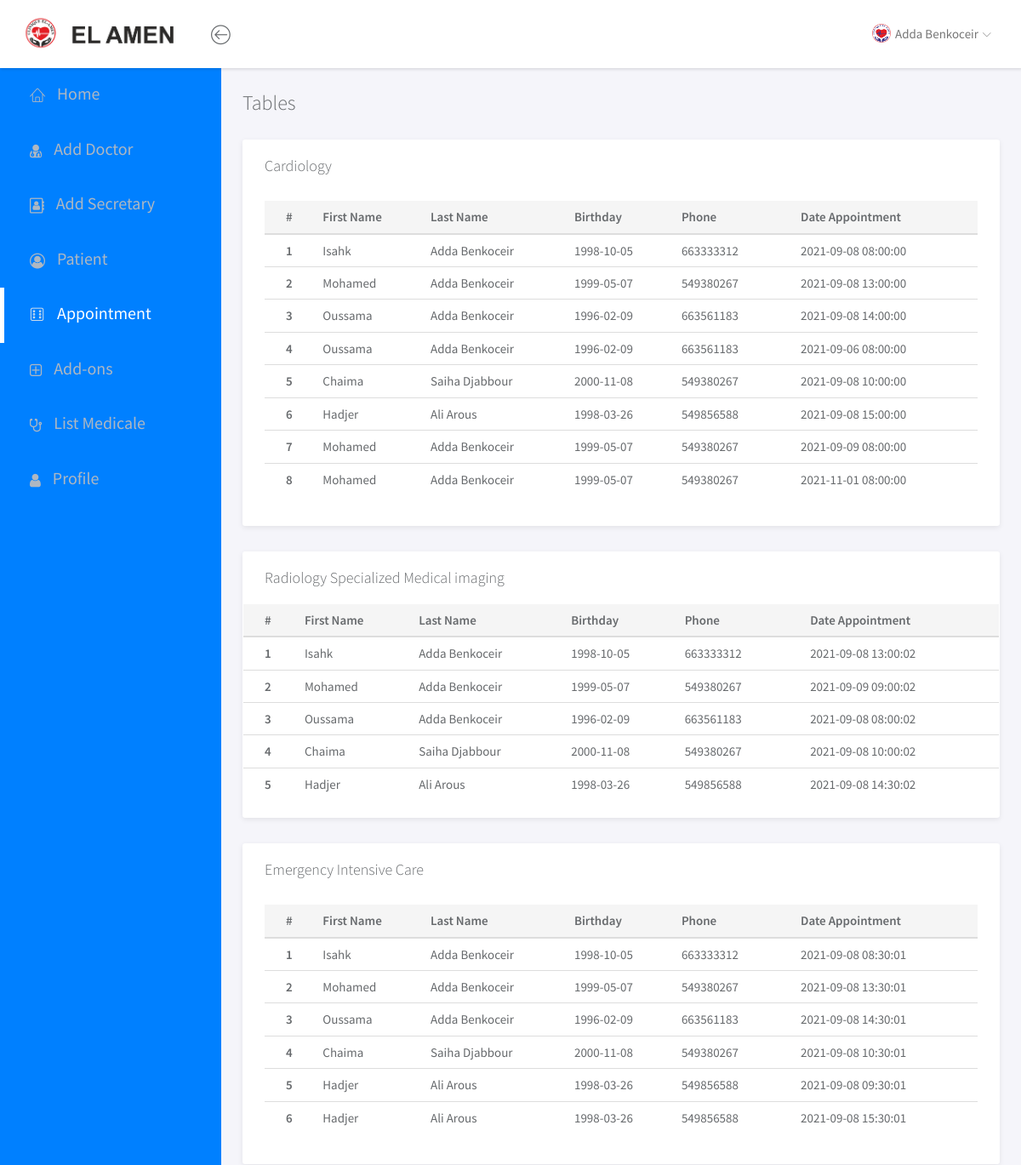
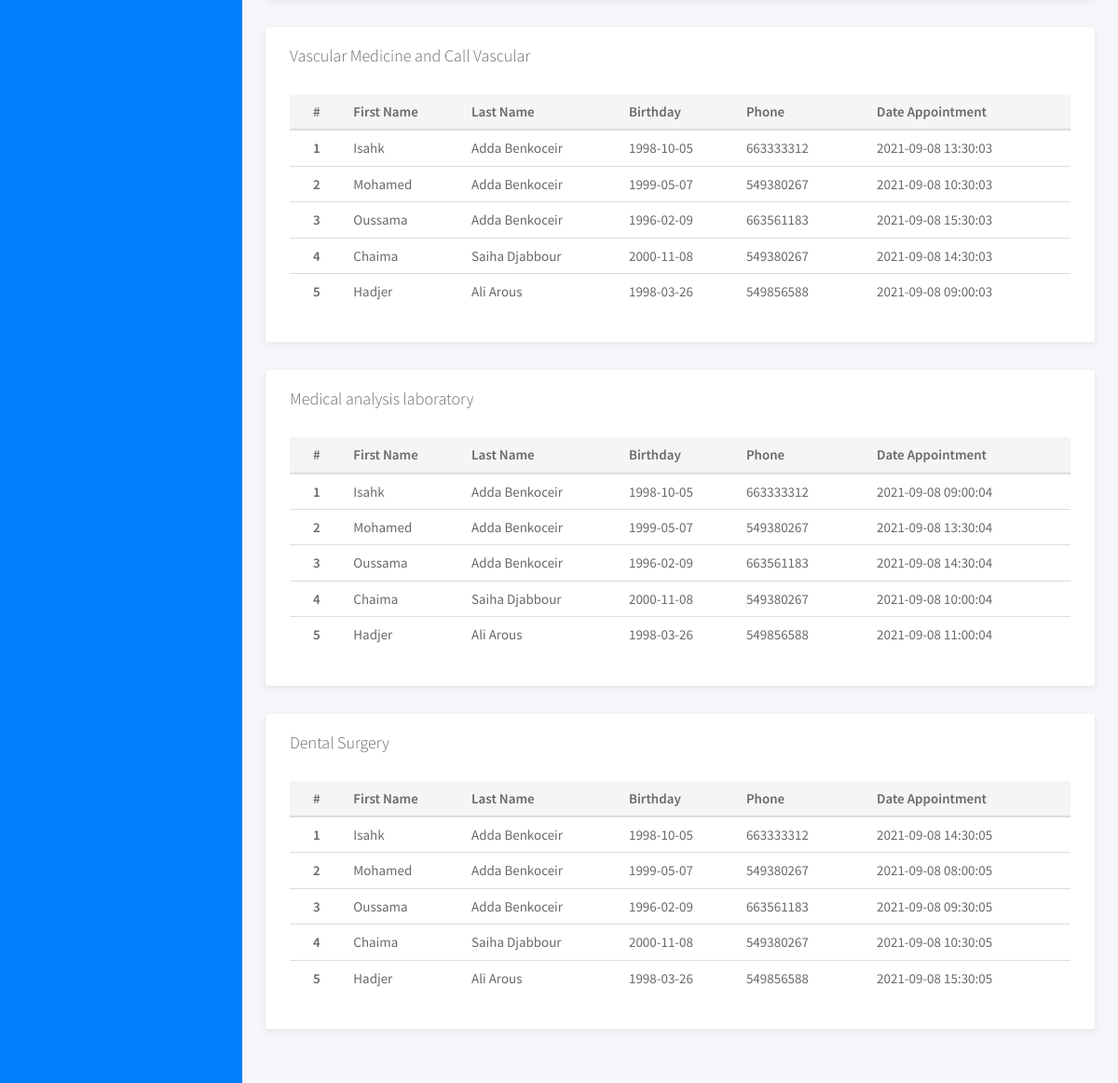
Page /special/Admin/tables.php (signed in) on the committed database (2 pictures, top to bottom).
### tables this page shows
CREATE TABLE `rendez_vous` (
  `ID_RDv` int(11) NOT NULL,
  `ID_pat` int(11) DEFAULT NULL,
  `ID_sec` int(11) NOT NULL,
  `objt_rdv` varchar(50) DEFAULT NULL,
  `date_rdv` datetime DEFAULT NULL,
  `date_rdv2` date NOT NULL
);

CREATE TABLE `patent` (
  `ID_pat` int(11) NOT NULL,
  `nom_pat` varchar(50) NOT NULL,
  `pre_pat` varchar(50) NOT NULL,
  `date_niss_pat` date NOT NULL,
  `sexe_pat` varchar(10) NOT NULL,
  `tel_pat` int(10) NOT NULL,
  `address_pat` varchar(255) NOT NULL,
  `email_pat` varchar(50) NOT NULL,
  `pass_pat` varchar(50) NOT NULL
);

### special/Admin/tables.php (the view, shortened to what this page needs)
<?php
 include_once "include/conn_db.php";
?>
<!doctype html>
<html lang="en">
<head>
	<link rel="stylesheet" href="assets/vendor/bootstrap/css/bootstrap.min.css">
	<link rel="stylesheet" href="assets/vendor/font-awesome/css/font-awesome.min.css">
	<link rel="stylesheet" href="assets/vendor/linearicons/style.css">
	<link rel="stylesheet" href="assets/css/main.css">
	<link rel="stylesheet" href="assets/css/demo.css">
</head>
<body>
	<div id="wrapper">
		<nav class="navbar navbar-default navbar-fixed-top">
			<div class="brand">
			    <a href="index.php"><img style="width: 200px; " src="photo/top_head_layout.png" alt=" Logo" class="logo"></a>
			</div>
			<div class="container-fluid">
				<div class="navbar-btn">
					<button type="button" class="btn-toggle-fullwidth"><i class="lnr lnr-arrow-left-circle"></i></button>
				</div>
				<div id="navbar-menu">
					<ul class="nav navbar-nav navbar-right">
						<li class="dropdown">
						<a href="#" class="dropdown-toggle" data-toggle="dropdown"><img src="photo/Logo Alaman.png" class="img-circle" alt="Avatar"> <span><?php echo $_SESSION['nom_med'] ?></span> <i class="icon-submenu lnr lnr-chevron-down"></i></a>
						</li>
					</ul>
				</div>
			</div>
		</nav>
		<div id="sidebar-nav" class="sidebar">
			<div class="sidebar-scroll">
				<nav>
				<ul class="nav">
					    <li><a href="index.php" class=""><i class="lnr lnr-home"></i> <span>Home</span></a></li>
						<li><a href="adddoctor.php" class=""><i class="fa fa-user-md"></i> <span>Add Doctor</span></a></li>
						<li><a href="addsecretary.php" class=""><i class="fa fa-address-book-o"></i> <span>Add Secretary</span></a></li>
						<li><a href="patient.php" class=""><i class="fa fa-user-circle-o"></i> <span>Patient</span></a></li>
						<li><a href="tables.php" class="active"><i class="lnr lnr-dice"></i> <span>Appointment</span></a></li>
						<li><a href="adda.php" class=""><i class="fa fa-plus-square-o"></i> <span>Add-ons</span></a></li>
						<li><a href="medical.php" class=""><i class="fa fa-stethoscope"></i> <span>List Medicale</span></a></li>
						<li><a href="page-profile.php" class=""><i class="fa fa-user"></i> <span>Profile</span></a></li>
					</ul>
				</nav>
			</div>
		</div>
		<div class="main">
			<div class="main-content">
				<div class="container-fluid">
					<h3 class="page-title">Tables</h3>
					<div class="row">
						<div class="col-md-12">
							<div class="panel">
								<div class="panel-heading">
									<h3 class="panel-title">Cardiology</h3>
								</div>
								<div class="panel-body">
									<table class="table">
										<thead>
											<tr class="active">
												<th>#</th>
												<th>First Name</th>
												<th>Last Name</th>
												<th>Birthday</th>
												<th>Phone</th>
												<th>Date Appointment </th>
											</tr>
										</thead>
										<tbody>
											<?php
											$i=1;
											 $query = "SELECT patent.ID_pat,patent.pre_pat, patent.nom_pat,patent.date_niss_pat,rendez_vous.objt_rdv, rendez_vous.date_rdv,rendez_vous.date_rdv2,patent.tel_pat
											 FROM patent
											 INNER JOIN rendez_vous ON patent.ID_pat = rendez_vous.ID_pat WHERE `objt_rdv` = 'Cardiology' ";
											 $result = mysqli_query($conn, $query);
											if(mysqli_num_rows($result) > 0){
												 while($row = mysqli_fetch_assoc($result)){
														  echo
														  '<th> '.$i++ ."</th>".
														  "<td>". $row["pre_pat"]."</td>".
														  "<td>". $row["nom_pat"]."</td>".
														  "<td>". $row["date_niss_pat"]."</td>".
														  "<td>". $row["tel_pat"]."</td>".
														  "<td>". $row["date_rdv"]."</td>".
														  "</tr>";
												  }
											}
											 else {
												  echo '<div class="alert alert-danger alert-dismissible" role="alert">
												  <button type="button" class="close" data-dismiss="alert" aria-label="Close"><span aria-hidden="true">&times;</span></button>
												  <i class="fa fa-times-circle"></i> There are no patients in this service.
												  </div>';   }
											?>
										</tbody>
									</table>
								</div>
							</div>
						</div>
						<div class="col-md-12">
							<div class="panel">
								<div class="panel-heading">
									<h3 class="panel-title">Radiology Specialized Medical imaging</h3>
								</div>
								<div class="panel-body no-padding">
								<table class="table">
										<thead>
											<tr class="active">
												<th>#</th>
												<th>First Name</th>
												<th>Last Name</th>
												<th>Birthday</th>
												<th>Phone</th>
												<th>Date Appointment </th>
											</tr>
										</thead>
										<tbody>
											<?php
											$i=1;
											 $query = "SELECT  patent.ID_pat,patent.pre_pat, patent.nom_pat,patent.date_niss_pat,rendez_vous.objt_rdv, rendez_vous.date_rdv,rendez_vous.date_rdv2,patent.tel_pat
											 FROM patent
											 INNER JOIN rendez_vous ON patent.ID_pat = rendez_vous.ID_pat WHERE `objt_rdv` = 'Radiology Specialized Medical imaging' ";
											 $result = mysqli_query($conn, $query);
											if(mysqli_num_rows($result) > 0){
												 while($row = mysqli_fetch_assoc($result)){
														  echo
														  '<th> '.$i++ ."</th>".
														  "<td>". $row["pre_pat"]."</td>".
														  "<td>". $row["nom_pat"]."</td>".
														  "<td>". $row["date_niss_pat"]."</td>".
														  "<td>". $row["tel_pat"]."</td>".
														  "<td>". $row["date_rdv"]."</td>".
														  "</tr>";
												  }
											}
											 else {
												  echo '<div class="alert alert-danger alert-dismissible" role="alert">
												  <button type="button" class="close" data-dismiss="alert" aria-label="Close"><span aria-hidden="true">&times;</span></button>
												  <i class="fa fa-times-circle"></i>There are no patients in this service.
												  </div>';   }
											?>
										</tbody>
									</table>
								</div>
							</div>
						</div>
					</div>
					<div class="row">
						<div class="col-md-12">
							<div class="panel">
								<div class="panel-heading">
									<h3 class="panel-title">Emergency Intensive Care</h3>
								</div>
								<div class="panel-body">
								<table class="table">
										<thead>
											<tr class="active">
												<th>#</th>
												<th>First Name</th>
												<th>Last Name</th>
												<th>Birthday</th>
												<th>Phone</th>
												<th>Date Appointment </th>
											</tr>
										</thead>
										<tbody>
											<?php
											$i=1;
											 $query = "SELECT  patent.ID_pat,patent.pre_pat, patent.nom_pat,patent.date_niss_pat,rendez_vous.objt_rdv, rendez_vous.date_rdv,rendez_vous.date_rdv2,patent.tel_pat
											 FROM patent
											 INNER JOIN rendez_vous ON patent.ID_pat = rendez_vous.ID_pat WHERE `objt_rdv` = 'Emergency Intensive Care' ";
											 $result = mysqli_query($conn, $query);
											if(mysqli_num_rows($result) > 0){
												 while($row = mysqli_fetch_assoc($result)){
														  echo
														  '<th> '.$i++ ."</th>".
														  "<td>". $row["pre_pat"]."</td>".
														  "<td>". $row["nom_pat"]."</td>".
														  "<td>". $row["date_niss_pat"]."</td>".
														  "<td>". $row["tel_pat"]."</td>".
														  "<td>". $row["date_rdv"]."</td>".
														  "</tr>";
												  }
											}
											 else {
												  echo '<div class="alert alert-danger alert-dismissible" role="alert">
												  <button type="button" class="close" data-dismiss="alert" aria-label="Close"><span aria-hidden="true">&times;</span></button>
												  <i class="fa fa-times-circle"></i> There are no patients in this service.
												  </div>';   }
											?>
										</tbody>
									</table>
								</div>
							</div>
						</div>
						<div class="col-md-12">
							<div class="panel">
								<div class="panel-heading">
									<h3 class="panel-title">Vascular Medicine and Call Vascular</h3>
								</div>
								<div class="panel-body">
								<table class="table">
										<thead>
											<tr class="active">
												<th>#</th>
												<th>First Name</th>
												<th>Last Name</th>
												<th>Birthday</th>
												<th>Phone</th>
												<th>Date Appointment </th>
											</tr>
										</thead>
										<tbody>
											<?php
											$i=1;
											 $query = "SELECT  patent.ID_pat,patent.pre_pat, patent.nom_pat,patent.date_niss_pat,rendez_vous.objt_rdv, rendez_vous.date_rdv,rendez_vous.date_rdv2,patent.tel_pat
											 FROM patent
											 INNER JOIN rendez_vous ON patent.ID_pat = rendez_vous.ID_pat WHERE `objt_rdv` = 'Vascular Medicine and Call Vascular' ";
											 $result = mysqli_query($conn, $query);
											if(mysqli_num_rows($result) > 0){
												 while($row = mysqli_fetch_assoc($result)){
														  echo
														  '<th> '.$i++ ."</th>".
														  "<td>". $row["pre_pat"]."</td>".
														  "<td>". $row["nom_pat"]."</td>".
														  "<td>". $row["date_niss_pat"]."</td>".
														  "<td>". $row["tel_pat"]."</td>".
														  "<td>". $row["date_rdv"]."</td>".
														  "</tr>";
												  }
											}
											 else {
												  echo '<div class="alert alert-danger alert-dismissible" role="alert">
												  <button type="button" class="close" data-dismiss="alert" aria-label="Close"><span aria-hidden="true">&times;</span></button>
												  <i class="fa fa-times-circle"></i> There are no patients in this service.
												  </div>';   }
											?>
										</tbody>
									</table>
								</div>
							</div>
						</div>
					</div>
					<div class="row">
						<div class="col-md-12">
							<div class="panel">
								<div class="panel-heading">
									<h3 class="panel-title">Medical analysis laboratory</h3>
								</div>
								<div class="panel-body">
								<table class="table">
										<thead>
											<tr class="active">
												<th>#</th>
												<th>First Name</th>
												<th>Last Name</th>
												<th>Birthday</th>
												<th>Phone</th>
												<th>Date Appointment </th>
											</tr>
										</thead>
										<tbody>
											<?php
											$i=1;
											 $query = "SELECT  patent.ID_pat,patent.pre_pat, patent.nom_pat,patent.date_niss_pat,rendez_vous.objt_rdv, rendez_vous.date_rdv,rendez_vous.date_rdv2,patent.tel_pat
											 FROM patent
											 INNER JOIN rendez_vous ON patent.ID_pat = rendez_vous.ID_pat WHERE `objt_rdv` = 'Medical analysis laboratory' ";
											 $result = mysqli_query($conn, $query);
											if(mysqli_num_rows($result) > 0){
												 while($row = mysqli_fetch_assoc($result)){
														  echo
														  '<th> '.$i++ ."</th>".
														  "<td>". $row["pre_pat"]."</td>".
														  "<td>". $row["nom_pat"]."</td>".
														  "<td>". $row["date_niss_pat"]."</td>".
														  "<td>". $row["tel_pat"]."</td>".
														  "<td>". $row["date_rdv"]."</td>".
														  "</tr>";
												  }
											}
											 else {
												  echo '<div class="alert alert-danger alert-dismissible" role="alert">
												  <button type="button" class="close" data-dismiss="alert" aria-label="Close"><span aria-hidden="true">&times;</span></button>
												  <i class="fa fa-times-circle"></i> There are no patients in this service.
												  </div>';   }
											?>
										</tbody>
									</table>
								</div>
							</div>
						</div>
						<div class="col-md-12">
							<div class="panel">
								<div class="panel-heading">
									<h3 class="panel-title">Dental Surgery</h3>
								</div>
								<div class="panel-body">
								<table class="table">
										<thead>
											<tr class="active">
												<th>#</th>
												<th>First Name</th>
												<th>Last Name</th>
												<th>Birthday</th>
												<th>Phone</th>
												<th>Date Appointment </th>
											</tr>
										</thead>
										<tbody>
											<?php
											$i=1;
											 $query = "SELECT patent.ID_pat,patent.pre_pat, patent.nom_pat,patent.date_niss_pat,rendez_vous.objt_rdv, rendez_vous.date_rdv,rendez_vous.date_rdv2,patent.tel_pat
											 FROM patent
											 INNER JOIN rendez_vous ON patent.ID_pat = rendez_vous.ID_pat WHERE `objt_rdv` = 'Dental Surgery' ";
											 $result = mysqli_query($conn, $query);
											if(mysqli_num_rows($result) > 0){
												 while($row = mysqli_fetch_assoc($result)){
														  echo
														  '<th> '.$i++ ."</th>".
														  "<td>". $row["pre_pat"]."</td>".
														  "<td>". $row["nom_pat"]."</td>".
														  "<td>". $row["date_niss_pat"]."</td>".
														  "<td>". $row["tel_pat"]."</td>".
														  "<td>". $row["date_rdv"]."</td>".
														  "</tr>";
												  }
											}
											 else {
												  echo '<div class="alert alert-danger alert-dismissible" role="alert">
												  <button type="button" class="close" data-dismiss="alert" aria-label="Close"><span aria-hidden="true">&times;</span></button>
												  <i class="fa fa-times-circle"></i> There are no patients in this service.
												  </div>';   }
											?>
										</tbody>
									</table>
								</div>
							</div>
						</div>
					</div>
				</div>
			</div>
		</div>
	</div>
</body>
</html>

### rows in the picture
rendez_vous: ID_pat.pre_pat "Isahk", ID_pat.nom_pat "Adda Benkoceir", ID_pat.date_niss_pat "1998-10-05", ID_pat.tel_pat "663333312", date_rdv "2021-09-08 08:00:00"
rendez_vous: ID_pat.pre_pat "Mohamed", ID_pat.nom_pat "Adda Benkoceir", ID_pat.date_niss_pat "1999-05-07", ID_pat.tel_pat "549380267", date_rdv "2021-09-08 13:00:00"
rendez_vous: ID_pat.pre_pat "Oussama", ID_pat.nom_pat "Adda Benkoceir", ID_pat.date_niss_pat "1996-02-09", ID_pat.tel_pat "663561183", date_rdv "2021-09-08 14:00:00"
rendez_vous: ID_pat.pre_pat "Oussama", ID_pat.nom_pat "Adda Benkoceir", ID_pat.date_niss_pat "1996-02-09", ID_pat.tel_pat "663561183", date_rdv "2021-09-06 08:00:00"
rendez_vous: ID_pat.pre_pat "Chaima", ID_pat.nom_pat "Saiha Djabbour", ID_pat.date_niss_pat "2000-11-08", ID_pat.tel_pat "549380267", date_rdv "2021-09-08 10:00:00"
rendez_vous: ID_pat.pre_pat "Hadjer", ID_pat.nom_pat "Ali Arous", ID_pat.date_niss_pat "1998-03-26", ID_pat.tel_pat "549856588", date_rdv "2021-09-08 15:00:00"
rendez_vous: ID_pat.pre_pat "Mohamed", ID_pat.nom_pat "Adda Benkoceir", ID_pat.date_niss_pat "1999-05-07", ID_pat.tel_pat "549380267", date_rdv "2021-09-09 08:00:00"
rendez_vous: ID_pat.pre_pat "Mohamed", ID_pat.nom_pat "Adda Benkoceir", ID_pat.date_niss_pat "1999-05-07", ID_pat.tel_pat "549380267", date_rdv "2021-11-01 08:00:00"
rendez_vous: ID_pat.pre_pat "Isahk", ID_pat.nom_pat "Adda Benkoceir", ID_pat.date_niss_pat "1998-10-05", ID_pat.tel_pat "663333312", date_rdv "2021-09-08 13:00:02"
rendez_vous: ID_pat.pre_pat "Mohamed", ID_pat.nom_pat "Adda Benkoceir", ID_pat.date_niss_pat "1999-05-07", ID_pat.tel_pat "549380267", date_rdv "2021-09-09 09:00:02"
rendez_vous: ID_pat.pre_pat "Oussama", ID_pat.nom_pat "Adda Benkoceir", ID_pat.date_niss_pat "1996-02-09", ID_pat.tel_pat "663561183", date_rdv "2021-09-08 08:00:02"
rendez_vous: ID_pat.pre_pat "Chaima", ID_pat.nom_pat "Saiha Djabbour", ID_pat.date_niss_pat "2000-11-08", ID_pat.tel_pat "549380267", date_rdv "2021-09-08 10:00:02"
rendez_vous: ID_pat.pre_pat "Hadjer", ID_pat.nom_pat "Ali Arous", ID_pat.date_niss_pat "1998-03-26", ID_pat.tel_pat "549856588", date_rdv "2021-09-08 14:30:02"
rendez_vous: ID_pat.pre_pat "Isahk", ID_pat.nom_pat "Adda Benkoceir", ID_pat.date_niss_pat "1998-10-05", ID_pat.tel_pat "663333312", date_rdv "2021-09-08 08:30:01"
rendez_vous: ID_pat.pre_pat "Mohamed", ID_pat.nom_pat "Adda Benkoceir", ID_pat.date_niss_pat "1999-05-07", ID_pat.tel_pat "549380267", date_rdv "2021-09-08 13:30:01"
rendez_vous: ID_pat.pre_pat "Oussama", ID_pat.nom_pat "Adda Benkoceir", ID_pat.date_niss_pat "1996-02-09", ID_pat.tel_pat "663561183", date_rdv "2021-09-08 14:30:01"
rendez_vous: ID_pat.pre_pat "Chaima", ID_pat.nom_pat "Saiha Djabbour", ID_pat.date_niss_pat "2000-11-08", ID_pat.tel_pat "549380267", date_rdv "2021-09-08 10:30:01"
rendez_vous: ID_pat.pre_pat "Hadjer", ID_pat.nom_pat "Ali Arous", ID_pat.date_niss_pat "1998-03-26", ID_pat.tel_pat "549856588", date_rdv "2021-09-08 09:30:01"
rendez_vous: ID_pat.pre_pat "Hadjer", ID_pat.nom_pat "Ali Arous", ID_pat.date_niss_pat "1998-03-26", ID_pat.tel_pat "549856588", date_rdv "2021-09-08 15:30:01"
rendez_vous: ID_pat.pre_pat "Isahk", ID_pat.nom_pat "Adda Benkoceir", ID_pat.date_niss_pat "1998-10-05", ID_pat.tel_pat "663333312", date_rdv "2021-09-08 13:30:03"
rendez_vous: ID_pat.pre_pat "Mohamed", ID_pat.nom_pat "Adda Benkoceir", ID_pat.date_niss_pat "1999-05-07", ID_pat.tel_pat "549380267", date_rdv "2021-09-08 10:30:03"
rendez_vous: ID_pat.pre_pat "Oussama", ID_pat.nom_pat "Adda Benkoceir", ID_pat.date_niss_pat "1996-02-09", ID_pat.tel_pat "663561183", date_rdv "2021-09-08 15:30:03"
rendez_vous: ID_pat.pre_pat "Chaima", ID_pat.nom_pat "Saiha Djabbour", ID_pat.date_niss_pat "2000-11-08", ID_pat.tel_pat "549380267", date_rdv "2021-09-08 14:30:03"
rendez_vous: ID_pat.pre_pat "Hadjer", ID_pat.nom_pat "Ali Arous", ID_pat.date_niss_pat "1998-03-26", ID_pat.tel_pat "549856588", date_rdv "2021-09-08 09:00:03"
rendez_vous: ID_pat.pre_pat "Isahk", ID_pat.nom_pat "Adda Benkoceir", ID_pat.date_niss_pat "1998-10-05", ID_pat.tel_pat "663333312", date_rdv "2021-09-08 09:00:04"
rendez_vous: ID_pat.pre_pat "Mohamed", ID_pat.nom_pat "Adda Benkoceir", ID_pat.date_niss_pat "1999-05-07", ID_pat.tel_pat "549380267", date_rdv "2021-09-08 13:30:04"
rendez_vous: ID_pat.pre_pat "Oussama", ID_pat.nom_pat "Adda Benkoceir", ID_pat.date_niss_pat "1996-02-09", ID_pat.tel_pat "663561183", date_rdv "2021-09-08 14:30:04"
rendez_vous: ID_pat.pre_pat "Chaima", ID_pat.nom_pat "Saiha Djabbour", ID_pat.date_niss_pat "2000-11-08", ID_pat.tel_pat "549380267", date_rdv "2021-09-08 10:00:04"
rendez_vous: ID_pat.pre_pat "Hadjer", ID_pat.nom_pat "Ali Arous", ID_pat.date_niss_pat "1998-03-26", ID_pat.tel_pat "549856588", date_rdv "2021-09-08 11:00:04"
rendez_vous: ID_pat.pre_pat "Isahk", ID_pat.nom_pat "Adda Benkoceir", ID_pat.date_niss_pat "1998-10-05", ID_pat.tel_pat "663333312", date_rdv "2021-09-08 14:30:05"
rendez_vous: ID_pat.pre_pat "Mohamed", ID_pat.nom_pat "Adda Benkoceir", ID_pat.date_niss_pat "1999-05-07", ID_pat.tel_pat "549380267", date_rdv "2021-09-08 08:00:05"
rendez_vous: ID_pat.pre_pat "Oussama", ID_pat.nom_pat "Adda Benkoceir", ID_pat.date_niss_pat "1996-02-09", ID_pat.tel_pat "663561183", date_rdv "2021-09-08 09:30:05"
rendez_vous: ID_pat.pre_pat "Chaima", ID_pat.nom_pat "Saiha Djabbour", ID_pat.date_niss_pat "2000-11-08", ID_pat.tel_pat "549380267", date_rdv "2021-09-08 10:30:05"
rendez_vous: ID_pat.pre_pat "Hadjer", ID_pat.nom_pat "Ali Arous", ID_pat.date_niss_pat "1998-03-26", ID_pat.tel_pat "549856588", date_rdv "2021-09-08 15:30:05"

### other values in the picture
$_SESSION['nom_med'] "Adda Benkoceir"
